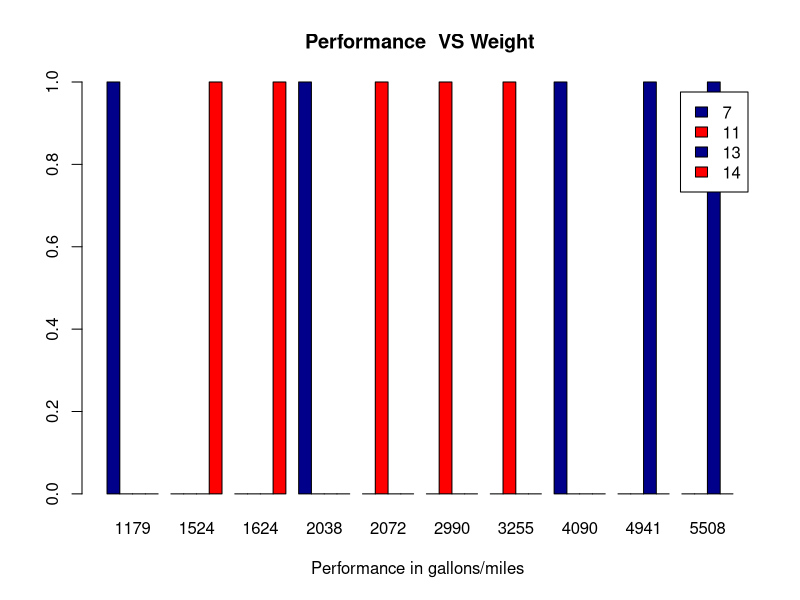

Source code (R):

performance=sample(6:15, 10, replace=TRUE)
weight=sample(1000:6000, 10, replace=TRUE)
print(cov(performance,weight))
print(cor(performance,weight))
counts <- table(performance, weight)
barplot(counts, main="Performance  VS Weight",
  xlab="Performance in gallons/miles ", col=c("darkblue","red"),
  legend = rownames(counts), beside=TRUE)